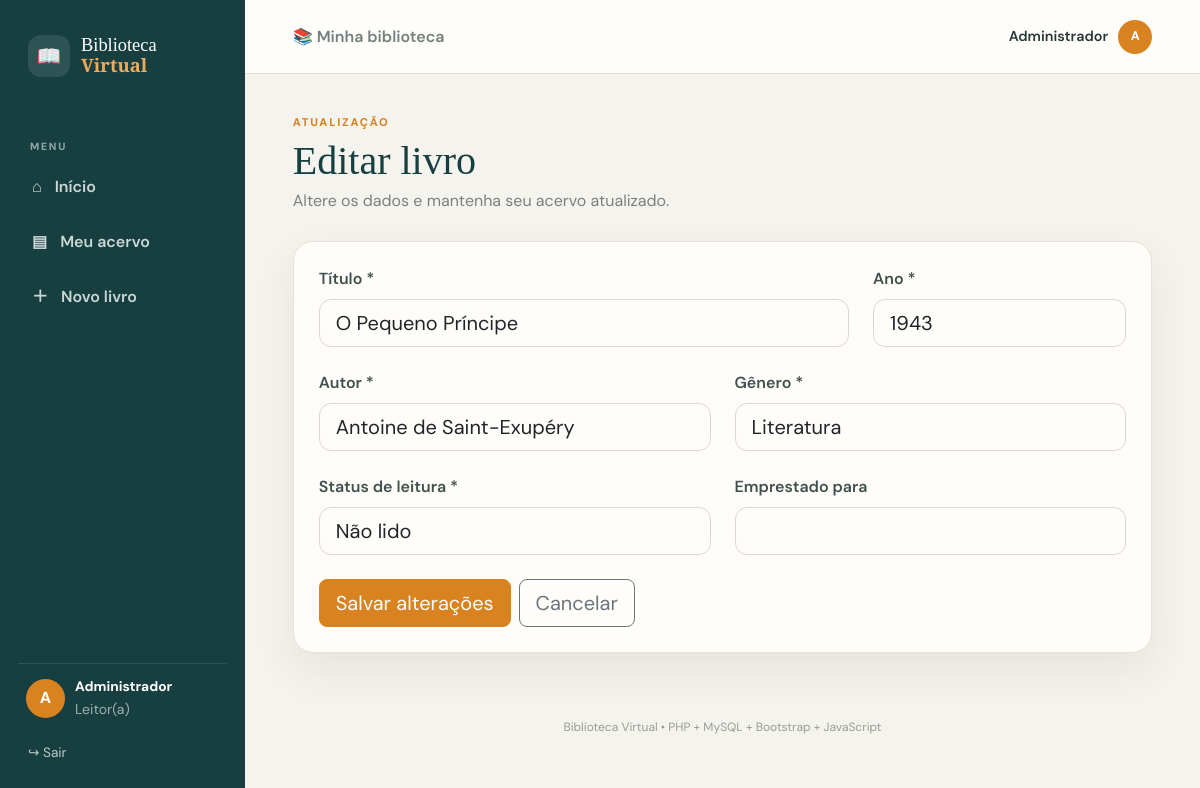
/livros/editar.php?id=5 (signed in), run on the app's committed database.
### tables this page shows
CREATE TABLE livros (
    id INT AUTO_INCREMENT PRIMARY KEY,
    titulo VARCHAR(150) NOT NULL,
    autor VARCHAR(100) NOT NULL,
    ano INT NOT NULL,
    genero VARCHAR(50) NOT NULL,
    status_leitura ENUM('Não lido','Lendo','Lido') NOT NULL DEFAULT 'Não lido',
    emprestado_para VARCHAR(100) DEFAULT NULL,
    criado_em TIMESTAMP DEFAULT CURRENT_TIMESTAMP
);

### livros/editar.php (the view, shortened to what this page needs)
<?php
require_once __DIR__ . '/../config/conexao.php';
$id=filter_input(INPUT_GET,'id',FILTER_VALIDATE_INT);
$stmt=$pdo->prepare('SELECT * FROM livros WHERE id=:id'); $stmt->execute([':id'=>$id]); $livro=$stmt->fetch();
?>
<?php include __DIR__ . '/../includes/app-header.php'; ?>
<div class="page-title"><div><span class="eyebrow">ATUALIZAÇÃO</span><h1>Editar livro</h1><p>Altere os dados e mantenha seu acervo atualizado.</p></div></div>
<div class="content-card form-card">
<form method="POST" class="row g-4">
<div class="col-md-8"><label class="form-label">Título *</label><input class="form-control form-control-lg" name="titulo" maxlength="150" value="<?= htmlspecialchars($livro['titulo']) ?>" required></div>
<div class="col-md-4"><label class="form-label">Ano *</label><input class="form-control form-control-lg" type="number" name="ano" min="0" max="<?= date('Y') ?>" value="<?= htmlspecialchars($livro['ano']) ?>" required></div>
<div class="col-md-6"><label class="form-label">Autor *</label><input class="form-control form-control-lg" name="autor" maxlength="100" value="<?= htmlspecialchars($livro['autor']) ?>" required></div>
<div class="col-md-6"><label class="form-label">Gênero *</label><input class="form-control form-control-lg" name="genero" maxlength="50" value="<?= htmlspecialchars($livro['genero']) ?>" required></div>
<div class="col-md-6"><label class="form-label">Status de leitura *</label><select class="form-select form-select-lg" name="status_leitura"><?php foreach(['Não lido','Lendo','Lido'] as $s): ?><option <?= $livro['status_leitura']===$s?'selected':'' ?>><?= $s ?></option><?php endforeach; ?></select></div>
<div class="col-md-6"><label class="form-label">Emprestado para</label><input class="form-control form-control-lg" name="emprestado_para" maxlength="100" value="<?= htmlspecialchars($livro['emprestado_para']??'') ?>"></div>
<div class="col-12 d-flex gap-2"><button class="btn btn-primary btn-lg">Salvar alterações</button><a href="listar.php" class="btn btn-outline-secondary btn-lg">Cancelar</a></div>
</form>
</div>
<?php include __DIR__ . '/../includes/app-footer.php'; ?>

### assets/css/style.css (style rules this page uses)
:root { --cream:#f7f2e8; --paper:#fffdf8; --ink:#173f40; --teal:#21666a; --teal-dark:#174e51; --orange:#d98220; --orange-dark:#bd6c16; --muted:#7b817d; --line:#e7e0d4; --shadow:0 18px 45px rgba(40,48,43,.08); }
* { box-sizing:border-box }
body { margin:0;font-family:"DM Sans",sans-serif;background:#f5f3ee;color:#263837 }
h1,h2,h3 { font-family:"Playfair Display",serif;color:var(--ink) }
.btn-primary { background:var(--orange);border-color:var(--orange);color:#fff }
.form-control,.form-select { border:1px solid #ddd6ca;background:#fffdf9;border-radius:12px }
.form-label { font-weight:600;color:#40504e }
.eyebrow { display:block;letter-spacing:.16em;font-size:.7rem;font-weight:800;color:var(--orange);margin-bottom:6px }
.app-body { background:#f5f3ee }
.page-title { display:flex;justify-content:space-between;gap:25px;align-items:end;margin-bottom:28px }
.page-title h1 { font-size:2.5rem;margin:0 }
.page-title p { color:var(--muted);margin:4px 0 0 }
.metric,.content-card { background:#fffdf9;border:1px solid var(--line);box-shadow:var(--shadow);border-radius:20px }
.content-card { padding:25px }
.form-card { max-width:950px }

### data on the page
livros: titulo "O Pequeno Príncipe", ano "1943", autor "Antoine de Saint-Exupéry", genero "Literatura", status_leitura "Não lido"

### other printed values
mb_strtoupper(mb_substr(usuarioAtual(),0,1)) "A"
usuarioAtual() "Administrador"
